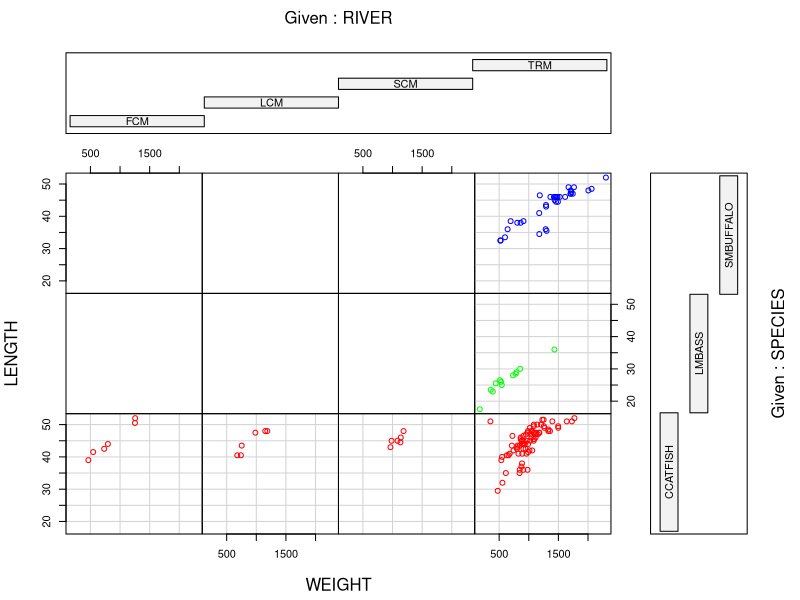
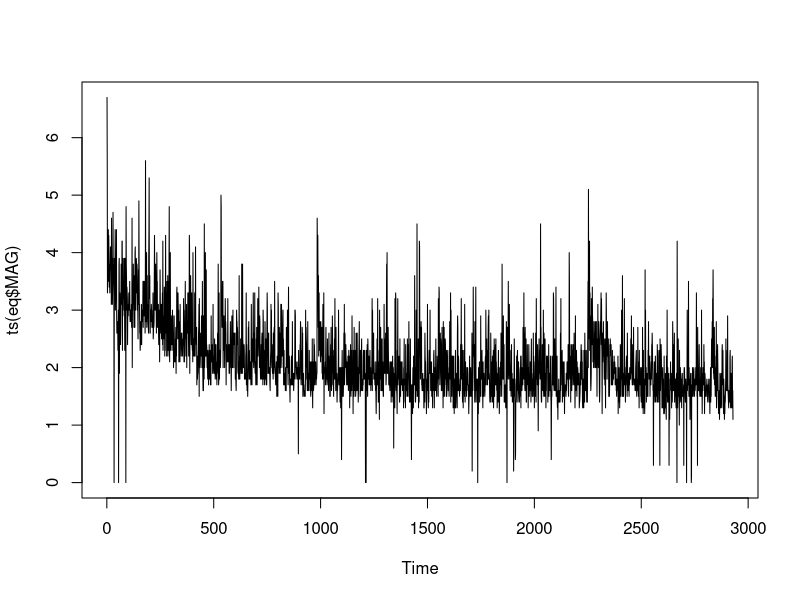
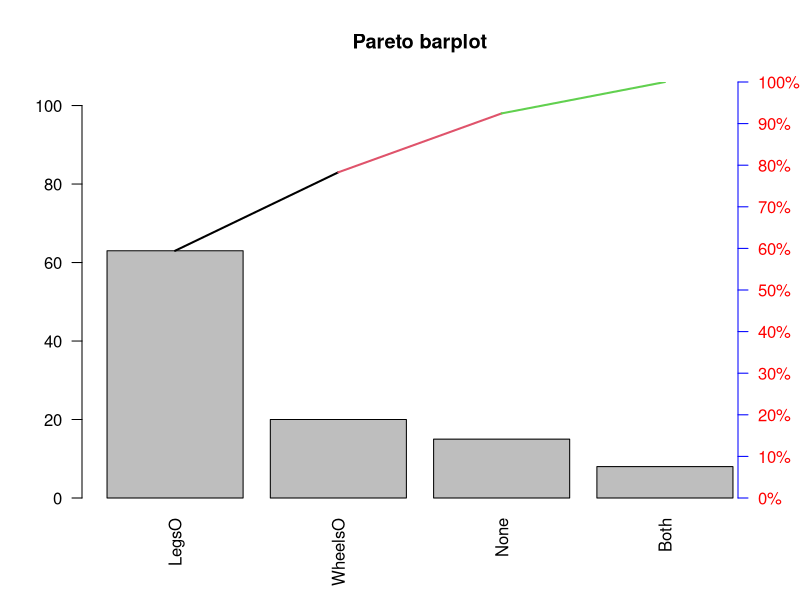

Generate these figures, in order, with R:
## ---- chunk 1
knitr::opts_chunk$set(echo = TRUE)
## ---- chunk 2
ddt = read.csv("DDT.csv")
head(ddt)
m=with(ddt, as.numeric(factor(MILE))) # A
length(unique(m))
## ---- chunk 3
fishcol=with(ddt,ifelse(SPECIES=="CCATFISH","Red",
                        ifelse(SPECIES=="SMBUFFALO","Blue","Green")))

#River col
rivcol=with(ddt, ifelse(RIVER=="FCM","Red",
                        ifelse(RIVER=="LCM","Blue",
                               ifelse(RIVER=="SCM","Green","Black"))))

coplot(LENGTH~WEIGHT|RIVER*SPECIES,data=ddt,col=fishcol)
## ---- chunk 4
ddt[ddt$RIVER=="FCM" & ddt$SPECIES=="LMBASS",]
ddt[ddt$RIVER=="FCM" & ddt$SPECIES=="SMBUFFALO",]
ddt[ddt$RIVER=="LCM" & ddt$SPECIES=="LMBASS",]
ddt[ddt$RIVER=="LCM" & ddt$SPECIES=="SMBUFFALO",]
ddt[ddt$RIVER=="SCM" & ddt$SPECIES=="LMBASS",]
ddt[ddt$RIVER=="SCM" & ddt$SPECIES=="SMBUFFALO",]
## ---- chunk 5
catfish=ddt[ddt$RIVER=="FCM" & ddt$SPECIES=="CCATFISH",]
mean(catfish$DDT)

## ---- chunk 6
mtbe=read.csv("MTBE.csv", header=TRUE) # You will need to change the address
head(mtbe) # First six lines
dim(mtbe) # rows and columns
ind=sample(1:223,5,replace=FALSE) # random indices
mtbe[ind,]

## ---- chunk 7
mtbeo=na.omit(mtbe)
## ---- chunk 8
sd(mtbeo[mtbeo$Aquifier=="Bedrock",]$Depth)

## ---- chunk 9
eq=read.csv("EARTHQUAKE.csv")
ind=sample(1:2929,30,replace=FALSE) # random indices
eq[ind,]

## ---- chunk 10
plot(ts(eq$MAG))
## ---- chunk 11
median(eq$MAG)
## ---- chunk 12
freq=c(15,8,63,20)
RL=c("None","Both","LegsO","WheelsO")
l=rep(RL,freq)

pareto <- function(x, mn = "Pareto barplot", ...) {  # x is a vector
  x.tab = table(x)
  xx.tab = sort(x.tab, decreasing = TRUE, index.return = FALSE)
  cumsum(as.vector(xx.tab)) -> cs
  length(x.tab) -> lenx
  bp <- barplot(xx.tab, ylim = c(0,max(cs)),las = 2)
  lb <- seq(0,cs[lenx], l = 11)
  axis(side = 4, at = lb, labels = paste(seq(0, 100, length = 11), "%", sep = ""), las = 1, line = -1, col = "Blue", col.axis = "Red")
  for(i in 1:(lenx-1)){
    segments(bp[i], cs[i], bp[i+1], cs[i+1], col = i, lwd = 2)
  }
  title(main = mn, ...)
}

pareto(l)
